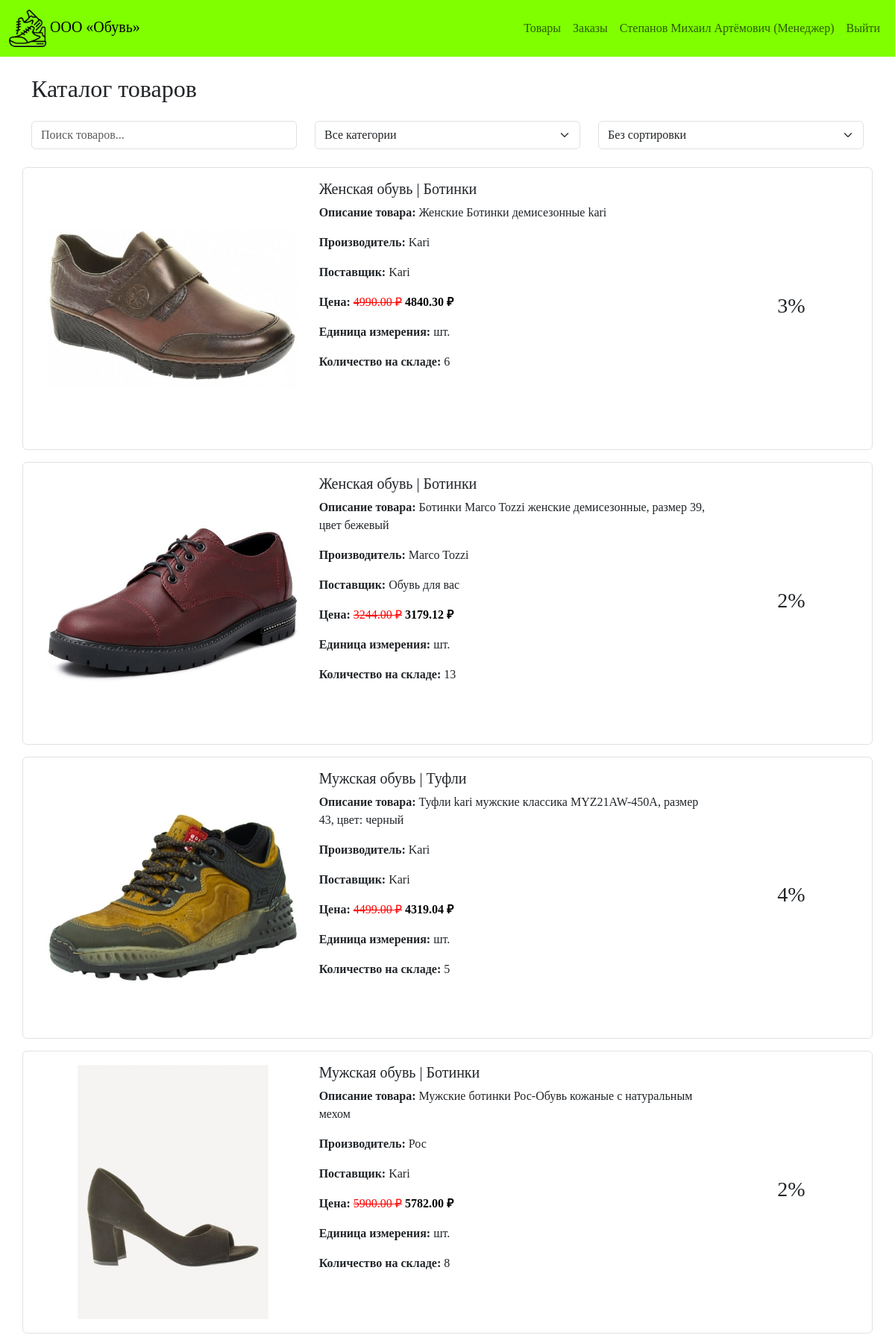
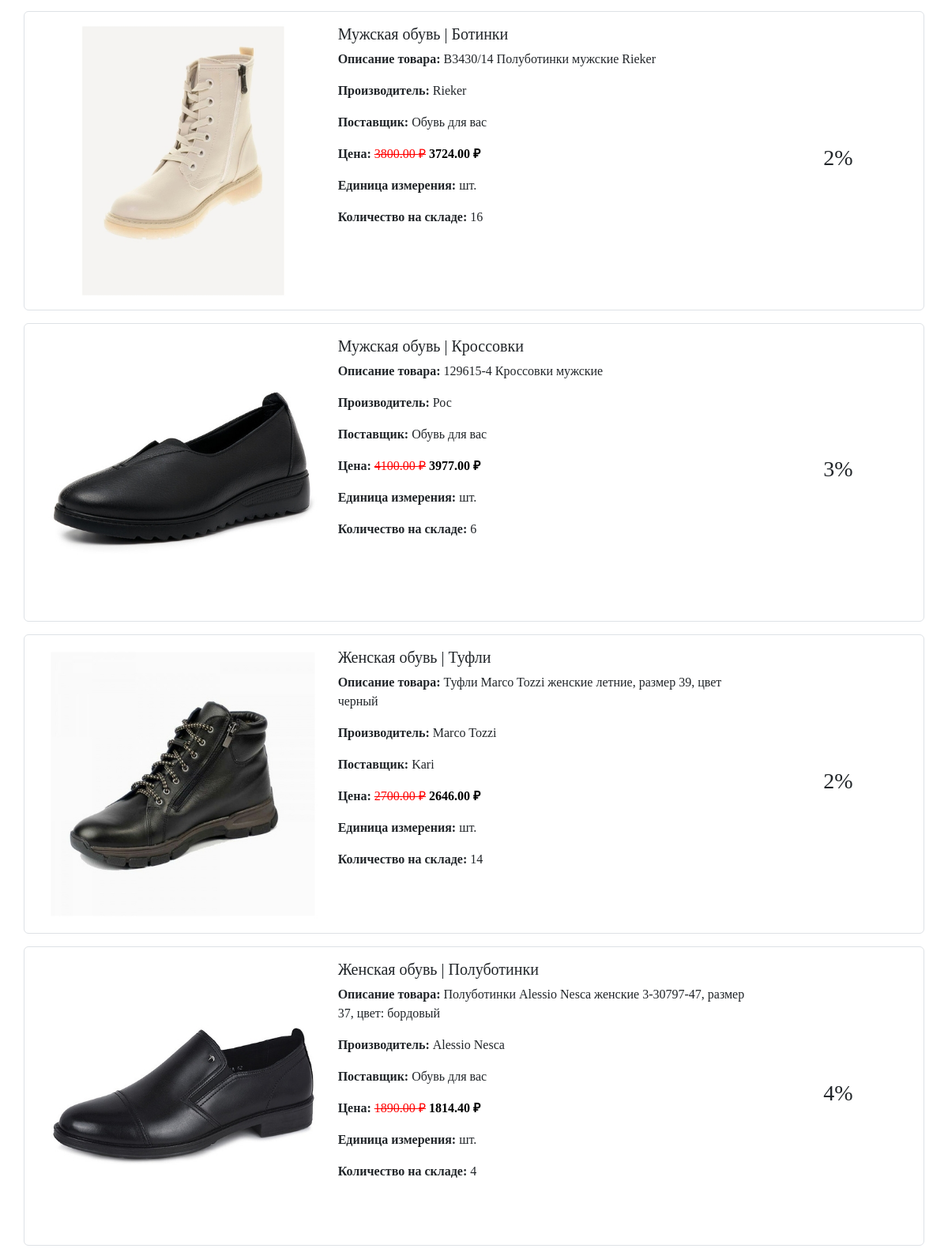
The page /products (signed in, upper part) on the database its author committed (2 pictures, top to bottom).
### src/models.py (models this page shows)
class User(Base):
    __tablename__ = 'users'
    id = Column(Integer, primary_key=True, autoincrement=True)
    full_name = Column(String(200), nullable=False)
    login = Column(String(100), nullable=False, unique=True)
    password = Column(String(100), nullable=False)
    role_id = Column(Integer, ForeignKey('roles.id'), nullable=False)
    role = relationship('Role', back_populates='users')
    orders = relationship('Order', back_populates='user')

class Role(Base):
    __tablename__ = 'roles'
    id = Column(Integer, primary_key=True, autoincrement=True)
    name = Column(String(100), nullable=False, unique=True)
    users = relationship('User', back_populates='role')

class Product(Base):
    __tablename__ = 'products'
    id = Column(Integer, primary_key=True, autoincrement=True)
    article = Column(String(50), nullable=False, unique=True)
    name = Column(String(200), nullable=False)
    description = Column(Text)
    price = Column(Float, nullable=False)
    discount = Column(Integer, default=0)
    stock_quantity = Column(Integer, default=0)
    photo = Column(String(200))
    category_id = Column(Integer, ForeignKey('categories.id'), nullable=False)
    supplier_id = Column(Integer, ForeignKey('suppliers.id'), nullable=False)
    manufacturer_id = Column(Integer, ForeignKey('manufacturers.id'), nullable=False)
    unit_id = Column(Integer, ForeignKey('units.id'), nullable=False)
    category = relationship('Category', back_populates='products')
    supplier = relationship('Supplier', back_populates='products')
    manufacturer = relationship('Manufacturer', back_populates='products')
    unit = relationship('Unit', back_populates='products')
    order_items = relationship('OrderItem', back_populates='product')

class Category(Base):
    __tablename__ = 'categories'
    id = Column(Integer, primary_key=True, autoincrement=True)
    name = Column(String(100), nullable=False, unique=True)
    products = relationship('Product', back_populates='category')

class Manufacturer(Base):
    __tablename__ = 'manufacturers'
    id = Column(Integer, primary_key=True, autoincrement=True)
    name = Column(String(100), nullable=False, unique=True)
    products = relationship('Product', back_populates='manufacturer')

class Supplier(Base):
    __tablename__ = 'suppliers'
    id = Column(Integer, primary_key=True, autoincrement=True)
    name = Column(String(100), nullable=False, unique=True)
    products = relationship('Product', back_populates='supplier')

class Unit(Base):
    __tablename__ = 'units'
    id = Column(Integer, primary_key=True, autoincrement=True)
    name = Column(String(50), nullable=False, unique=True)
    products = relationship('Product', back_populates='unit')

### src/app.py (the view)
@app.get("/products", response_class=HTMLResponse)
async def products_page(
    request: Request,
    db: Session = Depends(get_db),
    search: str = None,
    category: str = None,
    sort: str = None
):
    current_user = get_current_user(request, db)
    query = db.query(Product)
    if current_user:
        if search:
            search_term = f"%{search}%"
            query = query.filter(
                (Product.name.like(search_term)) |
                (Product.description.like(search_term)) |
                (Product.article.like(search_term))
            )
        if category:
            query = query.join(Product.category).filter(Product.category.has(name=category))
        if sort == "price_asc":
            query = query.order_by(Product.price.asc())
        elif sort == "price_desc":
            query = query.order_by(Product.price.desc())
        elif sort == "name":
            query = query.order_by(Product.name.asc())
        elif sort == "discount":
            query = query.order_by(Product.discount.desc())
    products = query.all()
    categories = db.query(Category).all()
    category_names = [cat.name for cat in categories]
    return templates.TemplateResponse(
        "products.html",
        {
            "request": request,
            "user": current_user,
            "products": products,
            "categories": category_names,
            "current_search": search or "",
            "current_category": category or "",
            "current_sort": sort or ""
        }
    )

### templates/products.html (shortened to what this page needs)
{% extends "base.html" %}
{% block content %}
<h2 class="mb-4">Каталог товаров</h2>
{% if user %}
<div class="row mb-4">
    <div class="col-md-4">
        <input type="text"
               class="form-control"
               id="searchInput"
               placeholder="Поиск товаров..."
               value="{{ current_search }}">
    </div>
    <div class="col-md-4">
        <select class="form-select" id="categoryFilter">
            <option value="">Все категории</option>
        </select>
    </div>
    <div class="col-md-4">
        <select class="form-select" id="sortSelect">
            <option value="">Без сортировки</option>
        </select>
    </div>
</div>
{% endif %}
<div id="productList">
    {% for product in products %}
    {% set discount = product.discount %}
    {% set discounted_price = product.price * (1 - discount / 100) %}
    {% set row_class = '' %}
    {% if product.stock_quantity == 0 %}
        {% set row_class = 'out-of-stock' %}
    {% elif discount > 15 %}
        {% set row_class = 'highlight-discount' %}
    {% endif %}
    <div class="row mb-3 p-3 border rounded {{ row_class }}">
        <div class="col-md-4 col-lg-4">
            {% if product.photo %}
            <img src="/static/{{ product.photo }}"
                 class="img-fluid"
                 alt="{{ product.name }}"
                 onerror="this.src='/static/picture.png'">
            {% else %}
            <img src="/static/picture.png" class="img-fluid" alt="Нет изображения">
            {% endif %}
        </div>
        <div class="col-md-6 col-lg-6">
            <h5>{{ product.category.name }} | {{ product.name }}</h5>
            <p><strong>Описание товара:</strong> {{ product.description }}</p>
            <p><strong>Производитель:</strong> {{ product.manufacturer.name }}</p>
            <p><strong>Поставщик:</strong> {{ product.supplier.name }}</p>
            <p>
                <strong>Цена:</strong>
                {% if discount > 0 %}
                    <span class="original-price">{{ "%.2f"|format(product.price) }} ₽</span>
                    <span class="final-price">{{ "%.2f"|format(discounted_price) }} ₽</span>
                {% else %}
                    {{ "%.2f"|format(product.price) }} ₽
                {% endif %}
            </p>
            <p><strong>Единица измерения:</strong> {{ product.unit.name }}</p>
            <p><strong>Количество на складе:</strong> {{ product.stock_quantity }}</p>
        </div>
        <div class="col-md-2 col-lg-2 text-center d-flex align-items-center justify-content-center">
            <h3>{{ discount }}%</h3>
        </div>
    </div>
    {% endfor %}
</div>
{% endblock %}

### templates/base.html (shortened to what this page needs)
<!DOCTYPE html>
<html lang="ru">
<head>
    <link href="https://cdn.jsdelivr.net/npm/bootstrap@5.3.0/dist/css/bootstrap.min.css" rel="stylesheet">
</head>
<body>
    <nav class="navbar navbar-expand-lg">
        <div class="container-fluid">
            <a class="navbar-brand" href="/products">
                <img src="/static/Icon.png" alt="Логотип" class="logo-img">
                ООО «Обувь»
            </a>
            <div class="collapse navbar-collapse" id="navbarNav">
                <ul class="navbar-nav ms-auto">
                    <li class="nav-item">
                        <a class="nav-link" href="/products">Товары</a>
                    </li>
                    {% if user %}
                    <li class="nav-item">
                        <a class="nav-link" href="/orders">Заказы</a>
                    </li>
                    <li class="nav-item">
                        <span class="nav-link">{{ user.full_name }} ({{ user.role.name }})</span>
                    </li>
                    <li class="nav-item">
                        <a class="nav-link" href="/logout">Выйти</a>
                    </li>
                    {% else %}
                    <li class="nav-item">
                        <a class="nav-link" href="/login">Войти</a>
                    </li>
                    {% endif %}
                </ul>
            </div>
        </div>
    </nav>
    <div class="container mt-4">
        {% block content %}{% endblock %}
    </div>
</body>
</html>

### templates/base.html (style rules this page uses)
body { font-family: 'Times New Roman', Times, serif; background-color: white; }
.navbar { background-color: #7FFF00 !important; }
.logo-img { height: 50px; object-fit: contain; }
.original-price { text-decoration: line-through; color: red; }
.final-price { color: black; font-weight: bold; }

### rows shown on the page
User: full_name "Степанов Михаил Артёмович"
Role: role.name "Менеджер"
Product: photo (picture), category.name "Женская обувь", name "Ботинки", description "Женские Ботинки демисезонные kari", manufacturer.name "Kari", supplier.name "Kari", price "4990.00", discounted_price "4840.30", unit.name "шт.", stock_quantity "6", discount "3"
Product: photo (picture), category.name "Женская обувь", name "Ботинки", description "Ботинки Marco Tozzi женские демисезонные, размер 39, цвет бежевый", manufacturer.name "Marco Tozzi", supplier.name "Обувь для вас", price "3244.00", discounted_price "3179.12", unit.name "шт.", stock_quantity "13", discount "2"
Product: photo (picture), category.name "Мужская обувь", name "Туфли", description "Туфли kari мужские классика MYZ21AW-450A, размер 43, цвет: черный", manufacturer.name "Kari", supplier.name "Kari", price "4499.00", discounted_price "4319.04", unit.name "шт.", stock_quantity "5", discount "4"
Product: photo (picture), category.name "Мужская обувь", name "Ботинки", description "Мужские ботинки Рос-Обувь кожаные с натуральным мехом", manufacturer.name "Рос", supplier.name "Kari", price "5900.00", discounted_price "5782.00", unit.name "шт.", stock_quantity "8", discount "2"
Product: photo (picture), category.name "Мужская обувь", name "Ботинки", description "B3430/14 Полуботинки мужские Rieker", manufacturer.name "Rieker", supplier.name "Обувь для вас", price "3800.00", discounted_price "3724.00", unit.name "шт.", stock_quantity "16", discount "2"
Product: photo (picture), category.name "Мужская обувь", name "Кроссовки", description "129615-4 Кроссовки мужские", manufacturer.name "Рос", supplier.name "Обувь для вас", price "4100.00", discounted_price "3977.00", unit.name "шт.", stock_quantity "6", discount "3"
Product: photo (picture), category.name "Женская обувь", name "Туфли", description "Туфли Marco Tozzi женские летние, размер 39, цвет черный", manufacturer.name "Marco Tozzi", supplier.name "Kari", price "2700.00", discounted_price "2646.00", unit.name "шт.", stock_quantity "14", discount "2"
Product: photo (picture), category.name "Женская обувь", name "Полуботинки", description "Полуботинки Alessio Nesca женские 3-30797-47, размер 37, цвет: бордовый", manufacturer.name "Alessio Nesca", supplier.name "Обувь для вас", price "1890.00", discounted_price "1814.40", unit.name "шт.", stock_quantity "4", discount "4"
